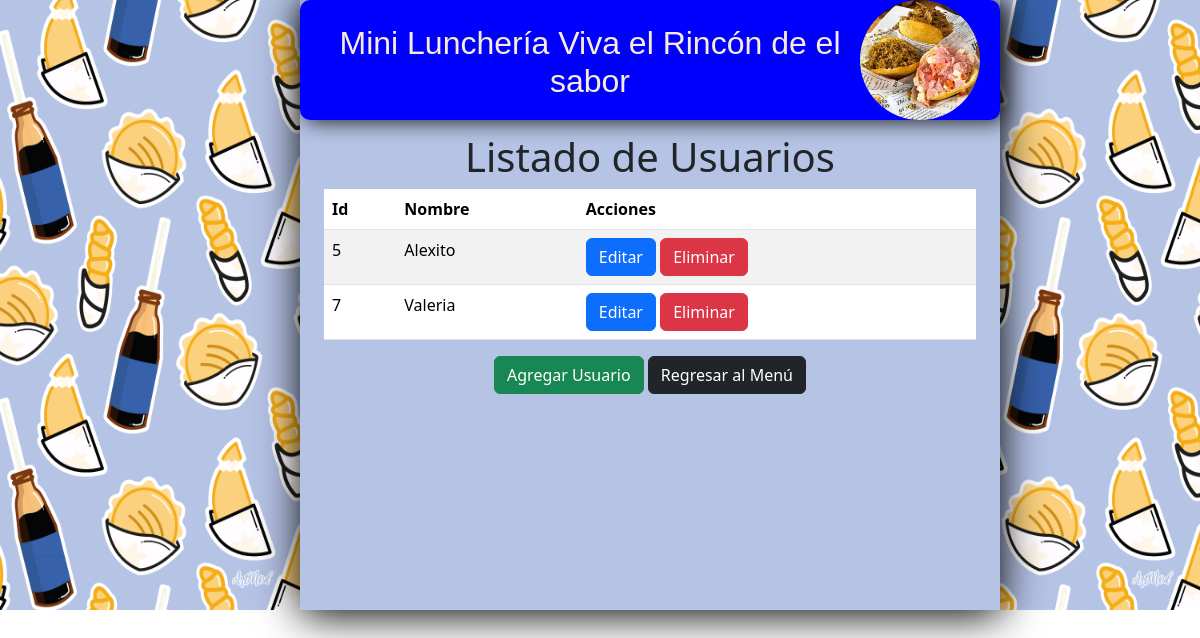
The page /views/Vista_usuarios.php on the database its author committed.
### tables this page shows
CREATE TABLE `usuarios` (
  `id_usuarios` int(11) NOT NULL,
  `usuario` varchar(25) NOT NULL,
  `contrasena` varchar(25) NOT NULL
);

### models/listar_datosU.php (called while the page is built)
<?php
require_once "../config/Conexión.php";
class ListarUsuarios {
    private $conexion;
    public function __construct() {
        $this->conexion = new Conexion();
        $this->conexion->conectar();
    }
    public function listarUsuarios() {
        $consulta = "SELECT * FROM usuarios";
        $resultado = mysqli_query($this->conexion->con, $consulta);
        return $resultado;
    }
}

### config/Conexión.php (called while the page is built, shortened)
<?php
class conexion{
    public function conectar(){
        $this->con = mysqli_connect("localhost", "root", "", "inventario");
    }
}

### views/Vista_usuarios.php (the view, shortened to what this page needs)
<!doctype html>
<html lang="en">
<head>
  <link href="https://cdn.jsdelivr.net/npm/bootstrap@5.3.3/dist/css/bootstrap.min.css" rel="stylesheet">
</head>
<body>
<img style="float: left;" src="../img//fondo comida.png" alt="prueba" width="25%" height="610px">
<img style="float: right;" src="../img//fondo comida.png" alt="prueba2" width="25%" height="610px">
  <dicv class="cuadro1">
    <div class="cuadro2">
      <div class="cuadro3">
      <img src="../img/ImagenInicio.webp" alt="Imagén de comida">
    </div>
<br>
    <center> <h2 style="font-family:'Trebuchet MS','Lucida Sans Unicode', 'Lucida Grande', 'Lucida Sans',
    Arial, sans-serif; font-size:xx-large; position:relative; color:antiquewhite; border-radius:10px">Mini Lunchería Viva el Rincón de el sabor</h2></center>
 <br>
    <div class="container">
      <h1 class="text-center">Listado de Usuarios</h1>
    <div class="container">
      <table class="table table-striped">
        <thead>
          <tr>
            <th scope="col">Id</th>
            <th scope="col">Nombre</th>
            <th scope="col">Acciones</th>
          </tr>
        </thead>
        <tbody>
          <?php
            require_once "../models/listar_datosU.php";
            $listarProductos = new ListarUsuarios();
            $consulta = $listarProductos->listarUsuarios();
            while($resultado = mysqli_fetch_assoc($consulta)) {
          ?>
          <tr>
            <td><?php echo $resultado['id_usuarios']?></td>
            <td><?php echo $resultado['usuario']?></td>
            <td>
              <a href="aggusuarios/form_editar.php?Id=<?php echo $resultado['id_usuarios']?>" class="btn btn-primary">Editar</a>
              <a href="../controllers/CRUDusuarios/eliminardatos.php?Id=<?php echo $resultado['id_usuarios']?>" onclick="return confirm('¿Estás seguro de que deseas eliminar el usuario?')" class="btn btn-danger">Eliminar</a>
            </td>
          </tr>
          <?php
            }
          ?>
        </tbody>
      </table>
      <div class="text-center">
        <a href="aggusuarios//formulario.php" class="btn btn-success">Agregar Usuario</a>
        <a href="../index.php" class="btn btn-dark">Regresar al Menú</a>
        </div>
      </div>
      </div>
  </div>
</dicv>
</body>
</html>

### views/Vista_usuarios.php (style rules this page uses)
.cuadro1 { position:absolute; width: 700px; height: 610px; background-color:#b5c3e4; box-shadow: 1px 5px 40px black; }
.cuadro2 { position:absolute; width: 700px; height: 120px; background-color: blue; border-radius: 10px; box-shadow: 5px 2px 20px; }
.cuadro2 img { position: absolute; top: 50%; right: 20px; transform: translateY(-50%); width: 120px; height: 120px; border-radius: 50%; }
.cuadro3 { position: relative; float: right; height:120px ; width:120px ; }

### rows shown on the page
usuarios: id_usuarios "5", usuario "Alexito"
usuarios: id_usuarios "7", usuario "Valeria"
